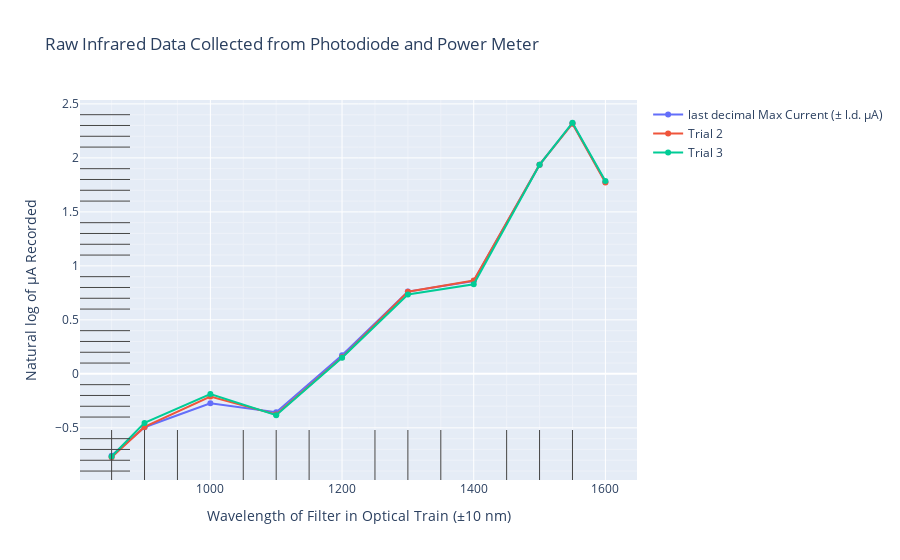

Source (notebook cell):
### Code cell
df = np.log(IR_data_numeric)
fig = go.Figure()
for col in range(df.shape[1]):
    fig.add_trace(go.Scatter(x=df.index.to_numpy(),
                y=df.iloc[:,col].to_numpy(), name=df.columns[col]))
#fig.add_scatter("last decimal Max Current (± l.d. μA)")
fig.update_layout(title="Raw Infrared Data Collected from Photodiode and Power Meter",
    yaxis_title="Natural log of μA Recorded", 
    xaxis_title="Wavelength of Filter in Optical Train (±10 nm)")
fig.update_yaxes(minor=dict(ticks="inside", ticklen=50, showgrid=True))
#fig.update_yaxes(type="log")
fig.update_xaxes(minor=dict(ticks="inside", ticklen=50, showgrid=True))
fig.write_html("collected_IR_data_numerical.html")
fig

### Figure 1 — Plotly figure (JSON) as saved in the notebook; plotly's stock layout.template omitted (floating-point values rounded to 4 significant figures)
{"data": [{"name": "last decimal Max Current (± l.d. μA)", "type": "scatter", "x": [850, 900, 1000, 1100, 1200, 1300, 1400, 1500, 1550, 1600], "y": [-0.7572, -0.4943, -0.2731, -0.3552, 0.1731, 0.7617, 0.8599, 1.937, 2.321, 1.777]}, {"name": "Trial 2", "type": "scatter", "x": [850, 900, 1000, 1100, 1200, 1300, 1400, 1500, 1550, 1600], "y": [-0.7722, -0.491, -0.2107, -0.3754, 0.1527, 0.7608, 0.8646, 1.937, 2.316, 1.772]}, {"name": "Trial 3", "type": "scatter", "x": [850, 900, 1000, 1100, 1200, 1300, 1400, 1500, 1550, 1600], "y": [-0.7657, -0.4541, -0.1875, -0.3827, 0.1484, 0.7352, 0.8299, 1.936, 2.325, 1.787]}], "layout": {"title": {"text": "Raw Infrared Data Collected from Photodiode and Power Meter"}, "xaxis": {"minor": {"showgrid": true, "ticklen": 50, "ticks": "inside"}, "title": {"text": "Wavelength of Filter in Optical Train (±10 nm)"}}, "yaxis": {"minor": {"showgrid": true, "ticklen": 50, "ticks": "inside"}, "title": {"text": "Natural log of μA Recorded"}}}}
